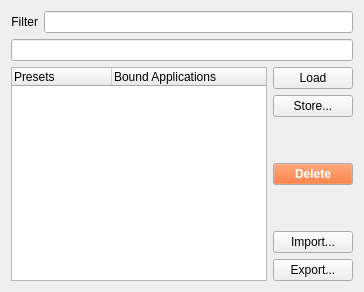
        <widget class="QWidget" name="Presets">
         <layout class="QGridLayout" name="gridLayout_2">
          <item row="0" column="0" colspan="2">
           <layout class="QHBoxLayout" name="horizontalLayout">
            <item>
             <widget class="QLabel" name="presetLabel">
              <property name="sizePolicy">
               <sizepolicy hsizetype="Preferred" vsizetype="Preferred">
                <horstretch>0</horstretch>
                <verstretch>0</verstretch>
               </sizepolicy>
              </property>
              <property name="text">
               <string>Filter</string>
              </property>
              <property name="alignment">
               <set>Qt::AlignRight|Qt::AlignTrailing|Qt::AlignVCenter</set>
              </property>
             </widget>
            </item>
            <item>
             <widget class="QLineEdit" name="presetFilter">
              <property name="sizePolicy">
               <sizepolicy hsizetype="Expanding" vsizetype="Fixed">
                <horstretch>1</horstretch>
                <verstretch>0</verstretch>
               </sizepolicy>
              </property>
             </widget>
            </item>
           </layout>
          </item>
          <item row="1" column="0" colspan="2">
           <widget class="QLineEdit" name="storeLine"/>
          </item>
          <item row="2" column="0">
           <widget class="QTreeWidget" name="store">
            <property name="alternatingRowColors">
             <bool>true</bool>
            </property>
            <property name="verticalScrollMode">
             <enum>QAbstractItemView::ScrollPerPixel</enum>
            </property>
            <property name="horizontalScrollMode">
             <enum>QAbstractItemView::ScrollPerPixel</enum>
            </property>
            <property name="autoExpandDelay">
             <number>-1</number>
            </property>
            <property name="indentation">
             <number>0</number>
            </property>
            <property name="rootIsDecorated">
             <bool>false</bool>
            </property>
            <property name="uniformRowHeights">
             <bool>true</bool>
            </property>
            <property name="itemsExpandable">
             <bool>false</bool>
            </property>
            <property name="animated">
             <bool>true</bool>
            </property>
            <property name="allColumnsShowFocus">
             <bool>true</bool>
            </property>
            <property name="expandsOnDoubleClick">
             <bool>false</bool>
            </property>
            <column>
             <property name="text">
              <string>Presets</string>
             </property>
            </column>
            <column>
             <property name="text">
              <string>Bound Applications</string>
             </property>
            </column>
           </widget>
          </item>
          <item row="2" column="1">
           <layout class="QVBoxLayout" name="verticalLayout">
            <item>
             <widget class="QPushButton" name="btnRestore">
              <property name="text">
               <string>Load</string>
              </property>
             </widget>
            </item>
            <item>
             <widget class="QPushButton" name="btnStore">
              <property name="text">
               <string>Store...</string>
              </property>
             </widget>
            </item>
            <item>
             <spacer name="verticalSpacer_4">
              <property name="orientation">
               <enum>Qt::Vertical</enum>
              </property>
              <property name="sizeHint" stdset="0">
               <size>
                <width>20</width>
                <height>40</height>
               </size>
              </property>
             </spacer>
            </item>
            <item>
             <widget class="QPushButton" name="btnDelete">
              <property name="palette">
               <palette>
                <active>
                 <colorrole role="Button">
                  <brush brushstyle="SolidPattern">
                   <color alpha="255">
                    <red>255</red>
                    <green>85</green>
                    <blue>0</blue>
                   </color>
                  </brush>
                 </colorrole>
                 <colorrole role="ButtonText">
                  <brush brushstyle="SolidPattern">
                   <color alpha="255">
                    <red>255</red>
                    <green>255</green>
                    <blue>255</blue>
                   </color>
                  </brush>
                 </colorrole>
                </active>
                <inactive>
                 <colorrole role="Button">
                  <brush brushstyle="SolidPattern">
                   <color alpha="255">
                    <red>255</red>
                    <green>85</green>
                    <blue>0</blue>
                   </color>
                  </brush>
                 </colorrole>
                 <colorrole role="ButtonText">
                  <brush brushstyle="SolidPattern">
                   <color alpha="255">
                    <red>255</red>
                    <green>255</green>
                    <blue>255</blue>
                   </color>
                  </brush>
                 </colorrole>
                </inactive>
                <disabled>
                 <colorrole role="Button">
                  <brush brushstyle="SolidPattern">
                   <color alpha="255">
                    <red>255</red>
                    <green>85</green>
                    <blue>0</blue>
                   </color>
                  </brush>
                 </colorrole>
                 <colorrole role="ButtonText">
                  <brush brushstyle="SolidPattern">
                   <color alpha="255">
                    <red>128</red>
                    <green>128</green>
                    <blue>128</blue>
                   </color>
                  </brush>
                 </colorrole>
                </disabled>
               </palette>
              </property>
              <property name="font">
               <font>
                <weight>75</weight>
                <bold>true</bold>
               </font>
              </property>
              <property name="text">
               <string>Delete</string>
              </property>
             </widget>
            </item>
            <item>
             <spacer name="verticalSpacer_5">
              <property name="orientation">
               <enum>Qt::Vertical</enum>
              </property>
              <property name="sizeHint" stdset="0">
               <size>
                <width>20</width>
                <height>40</height>
               </size>
              </property>
             </spacer>
            </item>
            <item>
             <widget class="QPushButton" name="btnImport">
              <property name="text">
               <string>Import...</string>
              </property>
             </widget>
            </item>
            <item>
             <widget class="QPushButton" name="btnExport">
              <property name="text">
               <string>Export...</string>
              </property>
             </widget>
            </item>
           </layout>
          </item>
         </layout>
        </widget>
